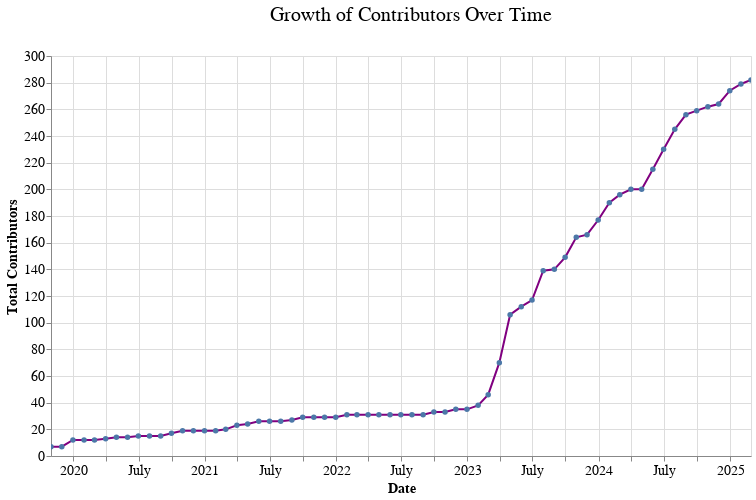

The cell this chart's notebook holds for it:
### Code cell
# Create an Altair line chart
chart = alt.Chart(cumulative_growth).mark_line(point=True).encode(
    x=alt.X("date:T", title="Date"),
    y=alt.Y("cumulative_contributors:Q", title="Total Contributors"),
    tooltip=["date:T", "cumulative_contributors:Q"]
).properties(
    title="Growth of Contributors Over Time",
    width=700,
    height=400
).interactive()

chart

### Figure 1 — Vega-Lite specification as saved in the notebook (floating-point values rounded to 4 significant figures)
{"config": {"title": {"fontSize": 20, "font": "Poppins", "anchor": "middle", "color": "black", "fontWeight": 400, "dy": -20, "dx": 10}, "axis": {"labelFontSize": 14, "titleFontSize": 14, "titleFont": "Poppins", "labelFont": "Poppins"}, "axisX": {"labelAngle": 0}, "legend": {"labelFontSize": 12, "titleFontSize": 14, "titleFont": "Poppins", "labelFont": "Poppins"}, "bar": {"color": "purple", "fill": "purple"}, "line": {"color": "purple"}, "view": {"height": 300, "width": 600, "padding": {"top": 190, "left": 10, "right": 10, "bottom": 90}}}, "data": {"name": "data-d4bf0ee3efcadd134d85291d6c8017cc"}, "mark": {"type": "line", "point": true}, "encoding": {"tooltip": [{"field": "date", "type": "temporal"}, {"field": "cumulative_contributors", "type": "quantitative"}], "x": {"field": "date", "title": "Date", "type": "temporal"}, "y": {"field": "cumulative_contributors", "title": "Total Contributors", "type": "quantitative"}}, "height": 400, "params": [{"name": "param_1", "select": {"type": "interval", "encodings": ["x", "y"]}, "bind": "scales"}], "title": "Growth of Contributors Over Time", "width": 700, "$schema": "https://vega.github.io/schema/vega-lite/v5.17.0.json", "datasets": {"data-d4bf0ee3efcadd134d85291d6c8017cc": [{"date": "2019-10-31T00:00:00", "cumulative_contributors": 7}, {"date": "2019-11-30T00:00:00", "cumulative_contributors": 7}, {"date": "2019-12-31T00:00:00", "cumulative_contributors": 12}, {"date": "2020-01-31T00:00:00", "cumulative_contributors": 12}, {"date": "2020-02-29T00:00:00", "cumulative_contributors": 12}, {"date": "2020-03-31T00:00:00", "cumulative_contributors": 13}, {"date": "2020-04-30T00:00:00", "cumulative_contributors": 14}, {"date": "2020-05-31T00:00:00", "cumulative_contributors": 14}, {"date": "2020-06-30T00:00:00", "cumulative_contributors": 15}, {"date": "2020-07-31T00:00:00", "cumulative_contributors": 15}, {"date": "2020-08-31T00:00:00", "cumulative_contributors": 15}, {"date": "2020-09-30T00:00:00", "cumulative_contributors": 17}, {"date": "2020-10-31T00:00:00", "cumulative_contributors": 19}, {"date": "2020-11-30T00:00:00", "cumulative_contributors": 19}, {"date": "2020-12-31T00:00:00", "cumulative_contributors": 19}, {"date": "2021-01-31T00:00:00", "cumulative_contributors": 19}, {"date": "2021-02-28T00:00:00", "cumulative_contributors": 20}, {"date": "2021-03-31T00:00:00", "cumulative_contributors": 23}, {"date": "2021-04-30T00:00:00", "cumulative_contributors": 24}, {"date": "2021-05-31T00:00:00", "cumulative_contributors": 26}, {"date": "2021-06-30T00:00:00", "cumulative_contributors": 26}, {"date": "2021-07-31T00:00:00", "cumulative_contributors": 26}, {"date": "2021-08-31T00:00:00", "cumulative_contributors": 27}, {"date": "2021-09-30T00:00:00", "cumulative_contributors": 29}, {"date": "2021-10-31T00:00:00", "cumulative_contributors": 29}, {"date": "2021-11-30T00:00:00", "cumulative_contributors": 29}, {"date": "2021-12-31T00:00:00", "cumulative_contributors": 29}, {"date": "2022-01-31T00:00:00", "cumulative_contributors": 31}, {"date": "2022-02-28T00:00:00", "cumulative_contributors": 31}, {"date": "2022-03-31T00:00:00", "cumulative_contributors": 31}, {"date": "2022-04-30T00:00:00", "cumulative_contributors": 31}, {"date": "2022-05-31T00:00:00", "cumulative_contributors": 31}, {"date": "2022-06-30T00:00:00", "cumulative_contributors": 31}, {"date": "2022-07-31T00:00:00", "cumulative_contributors": 31}, {"date": "2022-08-31T00:00:00", "cumulative_contributors": 31}, {"date": "2022-09-30T00:00:00", "cumulative_contributors": 33}, {"date": "2022-10-31T00:00:00", "cumulative_contributors": 33}, {"date": "2022-11-30T00:00:00", "cumulative_contributors": 35}, {"date": "2022-12-31T00:00:00", "cumulative_contributors": 35}, {"date": "2023-01-31T00:00:00", "cumulative_contributors": 38}, {"date": "2023-02-28T00:00:00", "cumulative_contributors": 46}, {"date": "2023-03-31T00:00:00", "cumulative_contributors": 70}, {"date": "2023-04-30T00:00:00", "cumulative_contributors": 106}, {"date": "2023-05-31T00:00:00", "cumulative_contributors": 112}, {"date": "2023-06-30T00:00:00", "cumulative_contributors": 117}, {"date": "2023-07-31T00:00:00", "cumulative_contributors": 139}, {"date": "2023-08-31T00:00:00", "cumulative_contributors": 140}, {"date": "2023-09-30T00:00:00", "cumulative_contributors": 149}, {"date": "2023-10-31T00:00:00", "cumulative_contributors": 164}, {"date": "2023-11-30T00:00:00", "cumulative_contributors": 166}, {"date": "2023-12-31T00:00:00", "cumulative_contributors": 177}, {"date": "2024-01-31T00:00:00", "cumulative_contributors": 190}, {"date": "2024-02-29T00:00:00", "cumulative_contributors": 196}, {"date": "2024-03-31T00:00:00", "cumulative_contributors": 200}, {"date": "2024-04-30T00:00:00", "cumulative_contributors": 200}, {"date": "2024-05-31T00:00:00", "cumulative_contributors": 215}, {"date": "2024-06-30T00:00:00", "cumulative_contributors": 230}, {"date": "2024-07-31T00:00:00", "cumulative_contributors": 245}, {"date": "2024-08-31T00:00:00", "cumulative_contributors": 256}, {"date": "2024-09-30T00:00:00", "cumulative_contributors": 259}, {"date": "2024-10-31T00:00:00", "cumulative_contributors": 262}, {"date": "2024-11-30T00:00:00", "cumulative_contributors": 264}, {"date": "2024-12-31T00:00:00", "cumulative_contributors": 274}, {"date": "2025-01-31T00:00:00", "cumulative_contributors": 279}, {"date": "2025-02-28T00:00:00", "cumulative_contributors": 282}]}}
